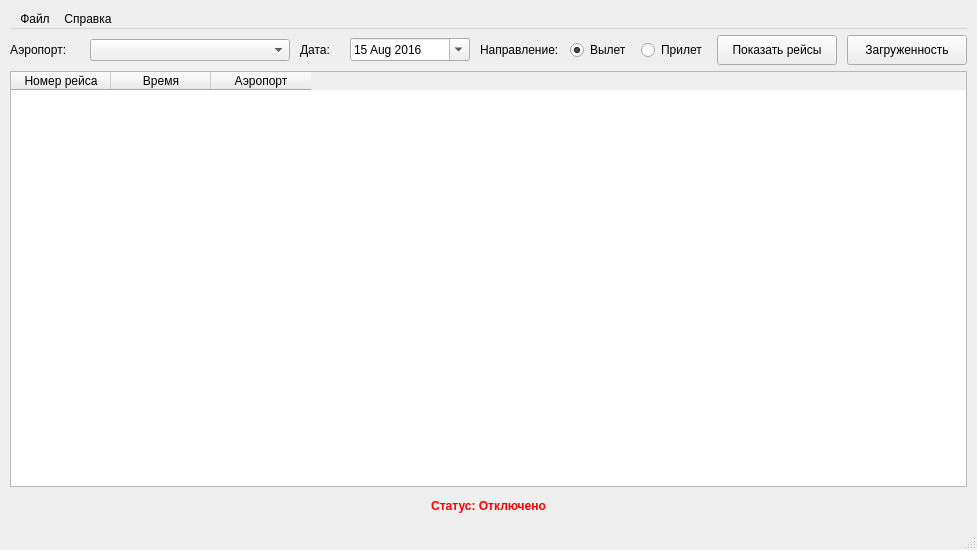
<?xml version="1.0" encoding="UTF-8"?>
<ui version="4.0">
 <class>MainWindow</class>
 <widget class="QMainWindow" name="MainWindow">
  <property name="geometry">
   <rect>
    <x>0</x>
    <y>0</y>
    <width>950</width>
    <height>550</height>
   </rect>
  </property>
  <property name="windowTitle">
   <string>Инспектор аэропортов</string>
  </property>
  <widget class="QWidget" name="centralwidget">
   <layout class="QVBoxLayout" name="verticalLayout_2">
    <property name="leftMargin">
     <number>10</number>
    </property>
    <property name="topMargin">
     <number>10</number>
    </property>
    <property name="rightMargin">
     <number>10</number>
    </property>
    <property name="bottomMargin">
     <number>10</number>
    </property>
    <item>
     <widget class="QMenuBar" name="menubar">
      <property name="maximumSize">
       <size>
        <width>16777215</width>
        <height>25</height>
       </size>
      </property>
      <widget class="QMenu" name="menuFile">
       <property name="title">
        <string>Файл</string>
       </property>
       <addaction name="actionExit"/>
      </widget>
      <widget class="QMenu" name="menuHelp">
       <property name="title">
        <string>Справка</string>
       </property>
       <addaction name="actionAbout"/>
      </widget>
      <addaction name="menuFile"/>
      <addaction name="menuHelp"/>
     </widget>
    </item>
    <item>
     <layout class="QHBoxLayout" name="horizontalLayout">
      <property name="spacing">
       <number>10</number>
      </property>
      <item>
       <widget class="QLabel" name="airportLabel">
        <property name="text">
         <string>Аэропорт:</string>
        </property>
        <property name="minimumSize">
         <size>
          <width>70</width>
          <height>0</height>
         </size>
        </property>
       </widget>
      </item>
      <item>
       <widget class="QComboBox" name="airportComboBox">
        <property name="minimumSize">
         <size>
          <width>200</width>
          <height>0</height>
         </size>
        </property>
        <property name="maximumSize">
         <size>
          <width>300</width>
          <height>16777215</height>
         </size>
        </property>
        <property name="sizeAdjustPolicy">
         <enum>QComboBox::AdjustToContents</enum>
        </property>
       </widget>
      </item>
      <item>
       <widget class="QLabel" name="dateLabel">
        <property name="text">
         <string>Дата:</string>
        </property>
        <property name="minimumSize">
         <size>
          <width>40</width>
          <height>0</height>
         </size>
        </property>
       </widget>
      </item>
      <item>
       <widget class="QDateEdit" name="dateEdit">
        <property name="minimumSize">
         <size>
          <width>120</width>
          <height>0</height>
         </size>
        </property>
        <property name="calendarPopup">
         <bool>true</bool>
        </property>
        <property name="date">
         <date>
          <year>2016</year>
          <month>8</month>
          <day>15</day>
         </date>
        </property>
       </widget>
      </item>
      <item>
       <widget class="QLabel" name="directionLabel">
        <property name="text">
         <string>Направление:</string>
        </property>
        <property name="minimumSize">
         <size>
          <width>80</width>
          <height>0</height>
         </size>
        </property>
       </widget>
      </item>
      <item>
       <widget class="QRadioButton" name="departureRadioButton">
        <property name="text">
         <string>Вылет</string>
        </property>
        <property name="checked">
         <bool>true</bool>
        </property>
       </widget>
      </item>
      <item>
       <widget class="QRadioButton" name="arrivalRadioButton">
        <property name="text">
         <string>Прилет</string>
        </property>
       </widget>
      </item>
      <item>
       <widget class="QPushButton" name="showFlightsButton">
        <property name="text">
         <string>Показать рейсы</string>
        </property>
        <property name="minimumSize">
         <size>
          <width>120</width>
          <height>30</height>
         </size>
        </property>
       </widget>
      </item>
      <item>
       <widget class="QPushButton" name="showStatsButton">
        <property name="text">
         <string>Загруженность</string>
        </property>
        <property name="minimumSize">
         <size>
          <width>120</width>
          <height>30</height>
         </size>
        </property>
       </widget>
      </item>
     </layout>
    </item>
    <item>
     <widget class="QTableWidget" name="flightsTable">
      <property name="alternatingRowColors">
       <bool>true</bool>
      </property>
      <property name="selectionBehavior">
       <enum>QAbstractItemView::SelectRows</enum>
      </property>
      <property name="selectionMode">
       <enum>QAbstractItemView::SingleSelection</enum>
      </property>
      <property name="showGrid">
       <bool>true</bool>
      </property>
      <property name="gridStyle">
       <enum>Qt::SolidLine</enum>
      </property>
      <property name="rowCount">
       <number>0</number>
      </property>
      <property name="columnCount">
       <number>3</number>
      </property>
      <attribute name="horizontalHeaderVisible">
       <bool>true</bool>
      </attribute>
      <attribute name="verticalHeaderVisible">
       <bool>false</bool>
      </attribute>
      <column>
       <property name="text">
        <string>Номер рейса</string>
       </property>
      </column>
      <column>
       <property name="text">
        <string>Время</string>
       </property>
      </column>
      <column>
       <property name="text">
        <string>Аэропорт</string>
       </property>
      </column>
     </widget>
    </item>
    <item>
     <widget class="QLabel" name="statusLabel">
      <property name="text">
       <string>Статус: Отключено</string>
      </property>
      <property name="alignment">
       <set>Qt::AlignCenter</set>
      </property>
      <property name="styleSheet">
       <string notr="true">color: red; font-weight: bold;</string>
      </property>
      <property name="minimumSize">
       <size>
        <width>0</width>
        <height>25</height>
       </size>
      </property>
     </widget>
    </item>
   </layout>
  </widget>
  <widget class="QStatusBar" name="statusbar"/>
  <action name="actionExit">
   <property name="text">
    <string>Выход</string>
   </property>
  </action>
  <action name="actionAbout">
   <property name="text">
    <string>О программе</string>
   </property>
  </action>
 </widget>
 <resources/>
 <connections>
  <connection>
   <sender>actionExit</sender>
   <signal>triggered()</signal>
   <receiver>MainWindow</receiver>
   <slot>close()</slot>
   <hints>
    <hint type="sourcelabel">
     <x>-1</x>
     <y>-1</y>
    </hint>
    <hint type="destinationlabel">
     <x>399</x>
     <y>299</y>
    </hint>
   </hints>
  </connection>
 </connections>
</ui>
